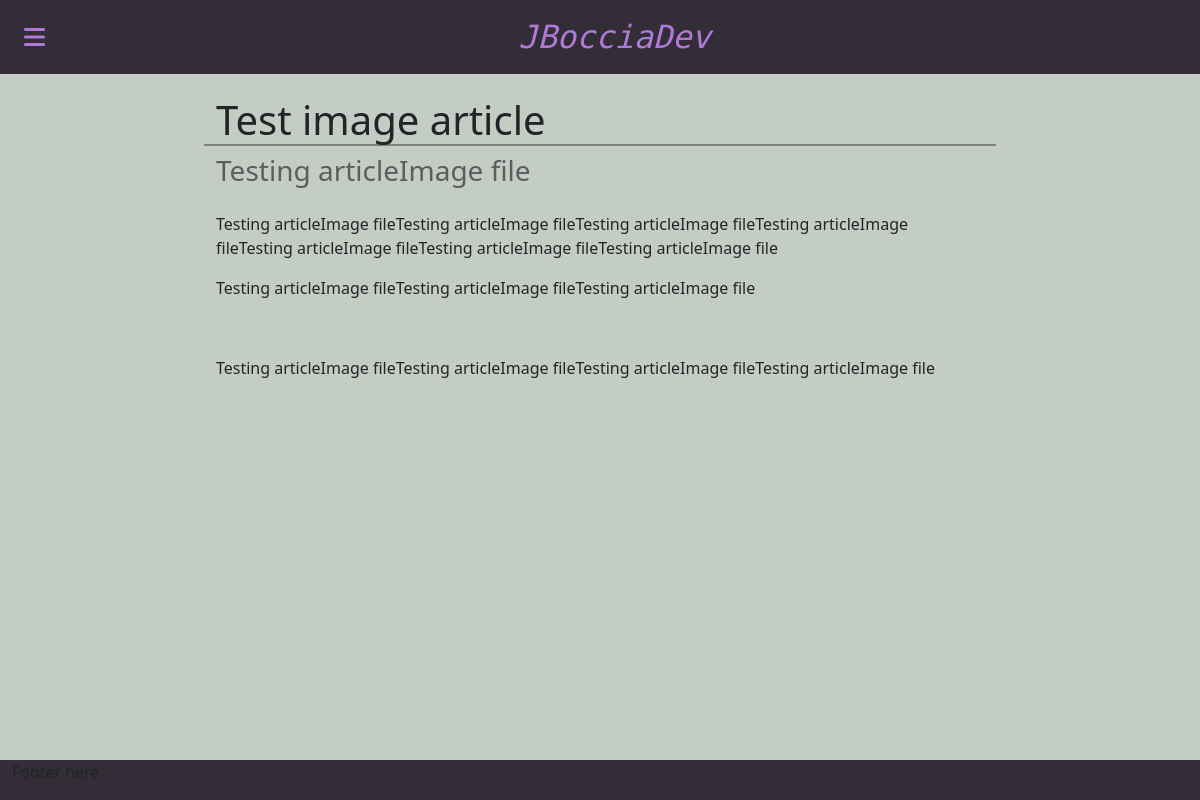
Before: /blog/4 with the older database file.
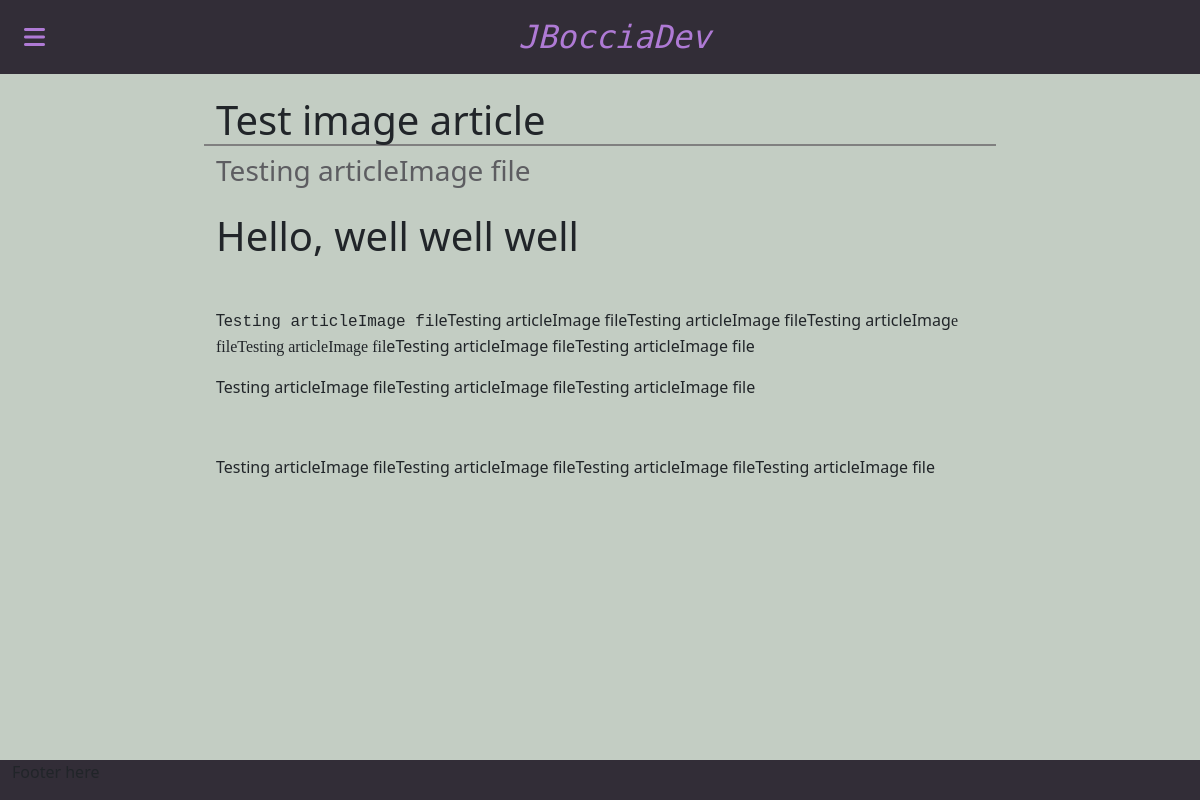
After: the same page with the newer database file.
### blog/models.py (models this page shows)
class Article(models.Model):
    title = models.CharField(max_length=100)
    excerpt = models.CharField(max_length=300)
    content = CKEditor5Field('Content', config_name='extends')
    articleImage = models.ImageField(null=True, upload_to='images/')

### blog/views.py (the view)
# urls.py: path('<int:id>', views.show, name='blog.show'),
def show(request, id):
    article = get_object_or_404(Article, pk=id)
    from django.conf import settings
    context = {
        "article" : article,
    }
    return render(request, 'blog/article.html', context)

### blog/templates/blog/article.html (shortened to what this page needs)
{% extends 'base.html' %}
{% load static %}
{% block extra_css %}
<link rel="stylesheet" href="{% static 'css/article.css' %}">
<link rel="stylesheet" href="/staticfiles/django_ckeditor_5/dist/styles.css" type="css">
{% endblock %}
{% block content %}
  <div class="container-fluid d-flex justify-content-center">
      <div class="col-12 col-md-8 offset-m-2 article-container">
        <div class="row article-header-container">
          <h1 class="articleTitle">{{ article.title }}</h1>
          <h3 class="articleExcerpt">{{ article.excerpt }}</h3>
        </div>
        <div class="article-body-container">
          <p>{{ article.content | safe }}</p>
        </div>
      </div>
  </div>
{% endblock %}

### templates/base.html (shortened to what this page needs)
{% load static %}
<!doctype html>
<html lang="en">
  <head>
    {% block core_css %}
      <link
        rel="stylesheet"
        href="https://cdn.jsdelivr.net/npm/bootstrap@5.3.3/dist/css/bootstrap.min.css"
      />
      <link rel="stylesheet" href="{% static 'css/base.css' %}" />
    {% endblock %}
    {% block extra_css %}
    {% endblock %}
  </head>
  <body>
    <div class="container-fluid">
      <div class="row mt-5 d-flex text-center">
        <nav class="navbar navbar-dark bg-dark fixed-top">
          <div class="container-fluid d-flex justify-content-between">
            <button
              class="navbar-toggler"
              type="button"
              data-bs-toggle="offcanvas"
              data-bs-target="#offcanvasDarkNavbar"
              aria-controls="offcanvasDarkNavbar"
              aria-label="Toggle navigation"
            >
              <i class="fa-solid fa-bars"></i>
            </button>
            <a class="navbar-brand" href="{% url 'home' %}">JBocciaDev</a>
          </div>
        </nav>
      </div>
    </div>
    <div class="container-fluid mt-5">{% block content %}{% endblock %}</div>
    <footer>
      <div class="container-fluid fixed-bottom footer-class bg-dark">
        <div class="row h-100px">
          <p>
          </p></div>
      </div>
    </footer>
  </body>
</html>

### static/css/base.css (style rules this page uses)
:root { --fa-primary-color: rgb(175, 122, 213); --fa-secondary-color: rgb(0, 200, 0); --bs-dark-rgb: 50, 45, 55; }
body { background-color: rgb(195, 205, 195); }
.navbar-brand, .navbar-brand:focus { font-family: "M Plus 1 Code", sans-serif; font-style: italic; color: white; color: var(--fa-primary-color); font-size: 2rem; font-weight: 400; transition: text-shadow, color 1s; }
.navbar-toggler { border-width: 0; }
.fa-bars { font-size: 1.5rem; }
.fa-xmark, .fa-bars { color: var(--fa-primary-color); transition: all 1s; }

### static/css/article.css (style rules this page uses)
.articleTitle { border-bottom: solid 2px grey; }
.articleExcerpt { color: rgba(var(--bs-dark-rgb),0.7); }
.article-container { margin-bottom: 2rem; }

Changed rows visible on the page:
changed Article "Test image article": content "Testing articleImage fileTesting articleImage fileTesting articleImage fileTesting articleImage fileTesting articleImage fileTesting articleImage fileTesting articleImage file…" → "Hello, well well well Te sting articleImage fi leTesting articleImage fileTesting articleImage fileTesting articleImag e fileTesting articleImage fil eTesting articleImage fileTesting articleImage file…"
